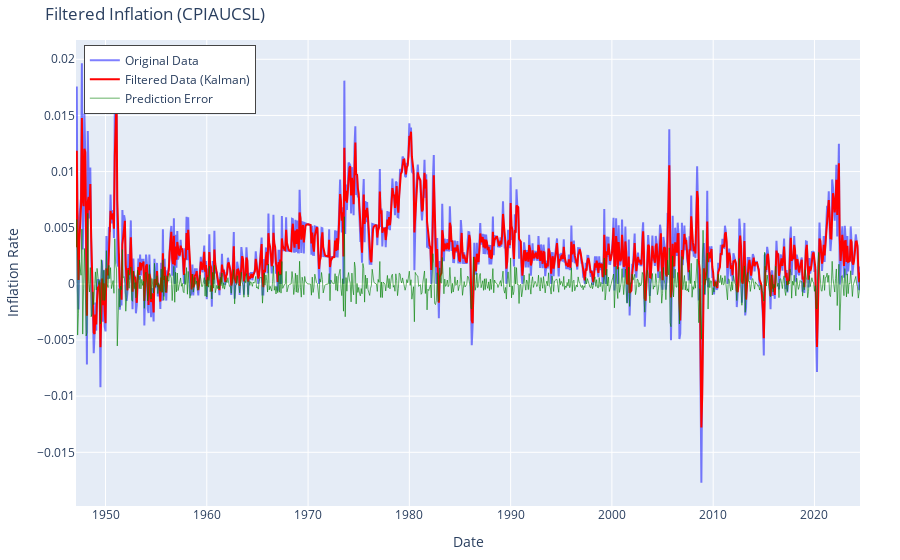
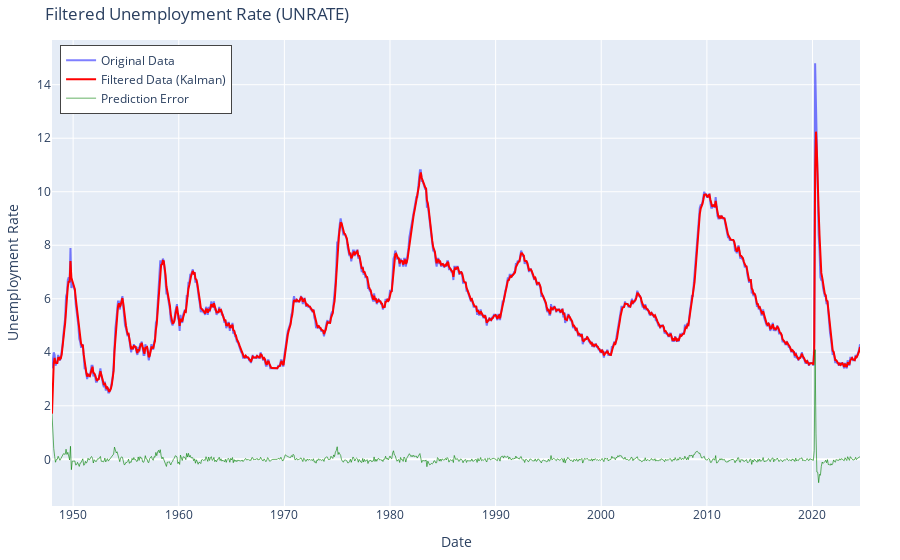

These figures' notebook cell, in order:
### Code cell
import plotly.graph_objects as go

# Function to create interactive plots with error analysis
def plot_interactive_with_error(real_data, filtered_data, title, ylabel, xlabel='Date'):
    # Calculate error
    error = real_data - filtered_data.flatten()

    # Create figure with subplots
    fig = go.Figure()

    # Add original and filtered data to the plot
    fig.add_trace(go.Scatter(x=real_data.index, y=real_data, mode='lines', name='Original Data',
                             line=dict(color='blue', width=2), opacity=0.5))
    fig.add_trace(go.Scatter(x=real_data.index, y=filtered_data.flatten(), mode='lines', name='Filtered Data (Kalman)',
                             line=dict(color='red', width=2)))

    # Add error plot
    fig.add_trace(go.Scatter(x=real_data.index, y=error, mode='lines', name='Prediction Error',
                             line=dict(color='green', width=1), opacity=0.6))

    # Update layout
    fig.update_layout(
        title=title,
        xaxis_title=xlabel,
        yaxis_title=ylabel,
        legend=dict(x=0.01, y=0.99, borderwidth=1),
        margin=dict(l=40, r=40, t=40, b=40)
    )

    # Show the figure
    fig.show()

# Apply Kalman Filter to each dataset
kf = KalmanFilter(n_dim_obs=1, n_dim_state=1)

# Inflation data
inflation_filtered_state_means, _ = kf.filter(inflation_data.values.reshape(-1, 1))
plot_interactive_with_error(inflation_data, inflation_filtered_state_means, 'Filtered Inflation (CPIAUCSL)', 'Inflation Rate')

# Unemployment data
unemployment_filtered_state_means, _ = kf.filter(unemployment_data.values.reshape(-1, 1))
plot_interactive_with_error(unemployment_data, unemployment_filtered_state_means, 'Filtered Unemployment Rate (UNRATE)', 'Unemployment Rate')

### Figure 1 — Plotly figure (JSON) as saved in the notebook; plotly's stock layout.template omitted (floating-point values rounded to 4 significant figures; data arrays with more than 128 entries replaced by an {"elided": "..."} marker saying what was removed)
{"data": [{"line": {"color": "blue", "width": 2}, "mode": "lines", "name": "Original Data", "opacity": 0.5, "x": {"elided": "930 str values"}, "y": {"elided": "930 float values"}, "type": "scatter"}, {"line": {"color": "red", "width": 2}, "mode": "lines", "name": "Filtered Data (Kalman)", "x": {"elided": "930 str values"}, "y": {"elided": "930 float values"}, "type": "scatter"}, {"line": {"color": "green", "width": 1}, "mode": "lines", "name": "Prediction Error", "opacity": 0.6, "x": {"elided": "930 str values"}, "y": {"elided": "930 float values"}, "type": "scatter"}], "layout": {"legend": {"x": 0.01, "y": 0.99, "borderwidth": 1}, "margin": {"l": 40, "r": 40, "t": 40, "b": 40}, "title": {"text": "Filtered Inflation (CPIAUCSL)"}, "xaxis": {"title": {"text": "Date"}}, "yaxis": {"title": {"text": "Inflation Rate"}}}}

### Figure 2 — Plotly figure (JSON) as saved in the notebook; plotly's stock layout.template omitted (floating-point values rounded to 4 significant figures; data arrays with more than 128 entries replaced by an {"elided": "..."} marker saying what was removed)
{"data": [{"line": {"color": "blue", "width": 2}, "mode": "lines", "name": "Original Data", "opacity": 0.5, "x": {"elided": "919 str values"}, "y": {"elided": "919 float values"}, "type": "scatter"}, {"line": {"color": "red", "width": 2}, "mode": "lines", "name": "Filtered Data (Kalman)", "x": {"elided": "919 str values"}, "y": {"elided": "919 float values"}, "type": "scatter"}, {"line": {"color": "green", "width": 1}, "mode": "lines", "name": "Prediction Error", "opacity": 0.6, "x": {"elided": "919 str values"}, "y": {"elided": "919 float values"}, "type": "scatter"}], "layout": {"legend": {"x": 0.01, "y": 0.99, "borderwidth": 1}, "margin": {"l": 40, "r": 40, "t": 40, "b": 40}, "title": {"text": "Filtered Unemployment Rate (UNRATE)"}, "xaxis": {"title": {"text": "Date"}}, "yaxis": {"title": {"text": "Unemployment Rate"}}}}
